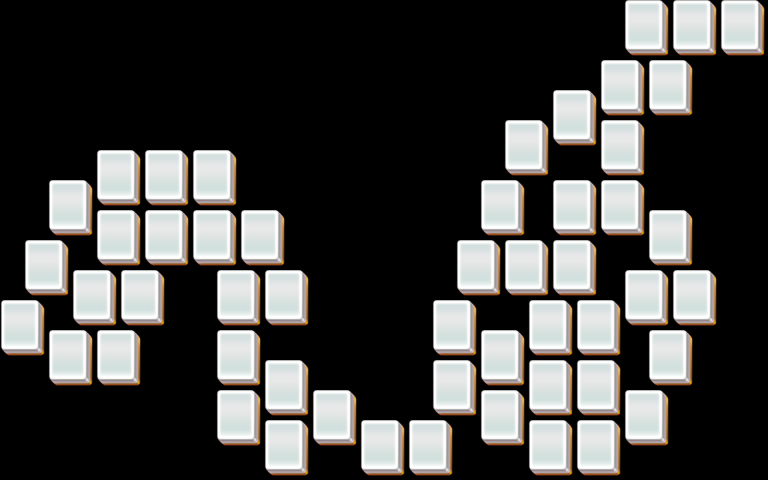

The image is a tile-based game level rendered from a .tmx file. Its description and source (layers, tilesets, objects; grid data summarised) follow:
An orthogonal 32x16 tile map with 24x30 px tiles, 5 tile layers (layer1, layer2, layer3, layer4, ...).

<map version="1.0" orientation="orthogonal" width="32" height="16" tilewidth="24" tileheight="30">
 <properties>
  <property name="species" value="20" />
 </properties>
 <tileset firstgid="1" name="mahjong" tilewidth="48" tileheight="60">
  <image source="mahjong.png" width="48" height="60" />
 </tileset>
 <layer name="layer1" width="32" height="16">
  <data>[512 cells, 52 non-empty, 1 distinct tile ids]</data>
 </layer>
 <layer name="layer2" width="32" height="16">
  <data>[512 cells, 52 non-empty, 1 distinct tile ids]</data>
 </layer>
 <layer name="layer3" width="32" height="16">
  <data>[512 cells, 0 non-empty, 0 distinct tile ids]</data>
 </layer>
 <layer name="layer4" width="32" height="16">
  <data>[512 cells, 0 non-empty, 0 distinct tile ids]</data>
 </layer>
 <layer name="layer5" width="32" height="16">
  <data>[512 cells, 0 non-empty, 0 distinct tile ids]</data>
 </layer>
</map>
